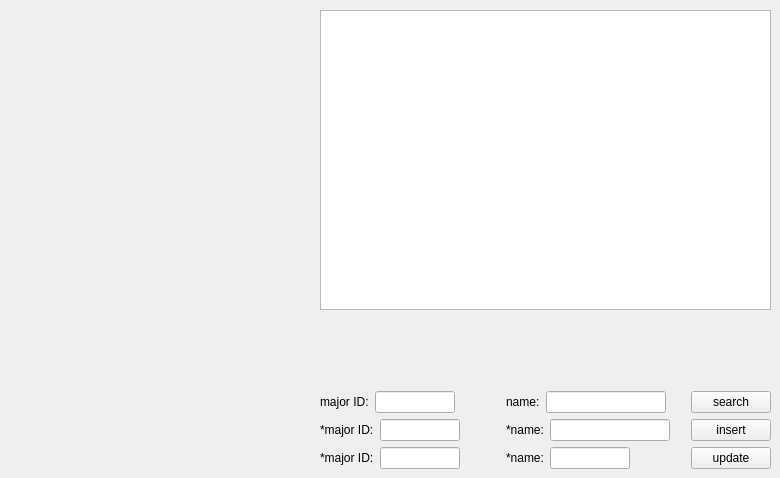
      <widget class="QWidget" name="major_page">
       <widget class="QWidget" name="layoutWidget_3">
        <property name="geometry">
         <rect>
          <x>320</x>
          <y>10</y>
          <width>451</width>
          <height>459</height>
         </rect>
        </property>
        <layout class="QVBoxLayout" name="verticalLayout_6">
         <item>
          <widget class="QTableWidget" name="major_table">
           <property name="minimumSize">
            <size>
             <width>0</width>
             <height>300</height>
            </size>
           </property>
          </widget>
         </item>
         <item>
          <spacer name="verticalSpacer_3">
           <property name="orientation">
            <enum>Qt::Vertical</enum>
           </property>
           <property name="sizeHint" stdset="0">
            <size>
             <width>20</width>
             <height>28</height>
            </size>
           </property>
          </spacer>
         </item>
         <item>
          <layout class="QVBoxLayout" name="verticalLayout_7">
           <item>
            <layout class="QHBoxLayout" name="horizontalLayout_8">
             <item>
              <layout class="QFormLayout" name="formLayout_23">
               <item row="0" column="0">
                <widget class="QLabel" name="label_23">
                 <property name="text">
                  <string>major ID:</string>
                 </property>
                </widget>
               </item>
               <item row="0" column="1">
                <widget class="QLineEdit" name="mno_search">
                 <property name="minimumSize">
                  <size>
                   <width>50</width>
                   <height>0</height>
                  </size>
                 </property>
                 <property name="maximumSize">
                  <size>
                   <width>80</width>
                   <height>16777215</height>
                  </size>
                 </property>
                </widget>
               </item>
              </layout>
             </item>
             <item>
              <layout class="QFormLayout" name="formLayout_24">
               <item row="0" column="0">
                <widget class="QLabel" name="label_24">
                 <property name="text">
                  <string>name:</string>
                 </property>
                </widget>
               </item>
               <item row="0" column="1">
                <widget class="QLineEdit" name="mname_search">
                 <property name="minimumSize">
                  <size>
                   <width>80</width>
                   <height>0</height>
                  </size>
                 </property>
                 <property name="maximumSize">
                  <size>
                   <width>120</width>
                   <height>16777215</height>
                  </size>
                 </property>
                </widget>
               </item>
              </layout>
             </item>
             <item>
              <widget class="QPushButton" name="btn_major_search">
               <property name="text">
                <string>search</string>
               </property>
              </widget>
             </item>
            </layout>
           </item>
           <item>
            <layout class="QHBoxLayout" name="horizontalLayout_9">
             <item>
              <layout class="QFormLayout" name="formLayout_29">
               <item row="0" column="0">
                <widget class="QLabel" name="label_29">
                 <property name="text">
                  <string>*major ID:</string>
                 </property>
                </widget>
               </item>
               <item row="0" column="1">
                <widget class="QLineEdit" name="mno_insert">
                 <property name="minimumSize">
                  <size>
                   <width>50</width>
                   <height>0</height>
                  </size>
                 </property>
                 <property name="maximumSize">
                  <size>
                   <width>80</width>
                   <height>16777215</height>
                  </size>
                 </property>
                </widget>
               </item>
              </layout>
             </item>
             <item>
              <layout class="QFormLayout" name="formLayout_30">
               <item row="0" column="0">
                <widget class="QLabel" name="label_30">
                 <property name="text">
                  <string>*name:</string>
                 </property>
                </widget>
               </item>
               <item row="0" column="1">
                <widget class="QLineEdit" name="mname_insert">
                 <property name="minimumSize">
                  <size>
                   <width>80</width>
                   <height>0</height>
                  </size>
                 </property>
                 <property name="maximumSize">
                  <size>
                   <width>120</width>
                   <height>16777215</height>
                  </size>
                 </property>
                </widget>
               </item>
              </layout>
             </item>
             <item>
              <widget class="QPushButton" name="btn_major_insert">
               <property name="text">
                <string>insert</string>
               </property>
              </widget>
             </item>
            </layout>
           </item>
           <item>
            <layout class="QHBoxLayout" name="horizontalLayout_10">
             <item>
              <layout class="QFormLayout" name="formLayout_36">
               <item row="0" column="0">
                <widget class="QLabel" name="label_36">
                 <property name="text">
                  <string>*major ID:</string>
                 </property>
                </widget>
               </item>
               <item row="0" column="1">
                <widget class="QLineEdit" name="mno_update">
                 <property name="minimumSize">
                  <size>
                   <width>50</width>
                   <height>0</height>
                  </size>
                 </property>
                 <property name="maximumSize">
                  <size>
                   <width>80</width>
                   <height>16777215</height>
                  </size>
                 </property>
                </widget>
               </item>
              </layout>
             </item>
             <item>
              <layout class="QFormLayout" name="formLayout_37">
               <item row="0" column="0">
                <widget class="QLabel" name="label_37">
                 <property name="text">
                  <string>*name:</string>
                 </property>
                </widget>
               </item>
               <item row="0" column="1">
                <widget class="QLineEdit" name="mname_update">
                 <property name="minimumSize">
                  <size>
                   <width>50</width>
                   <height>0</height>
                  </size>
                 </property>
                 <property name="maximumSize">
                  <size>
                   <width>80</width>
                   <height>16777215</height>
                  </size>
                 </property>
                </widget>
               </item>
              </layout>
             </item>
             <item>
              <widget class="QPushButton" name="btn_major_update">
               <property name="text">
                <string>update</string>
               </property>
              </widget>
             </item>
            </layout>
           </item>
          </layout>
         </item>
        </layout>
       </widget>
      </widget>
